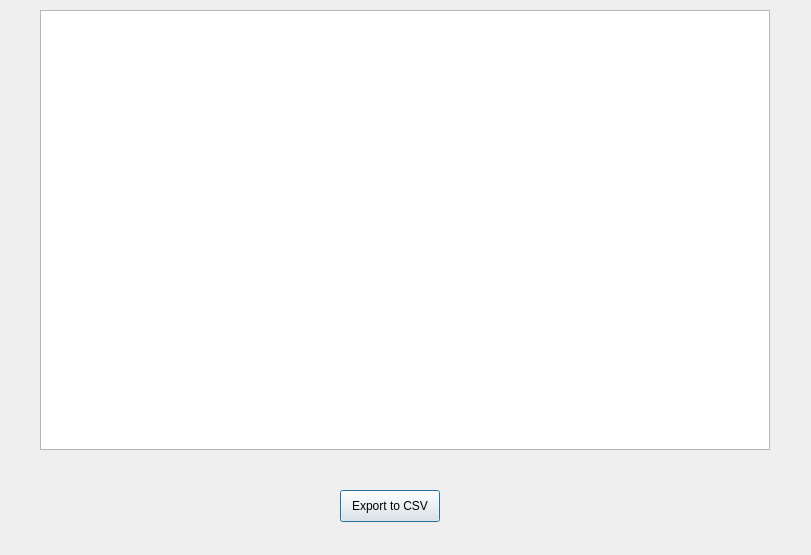
<?xml version="1.0" encoding="UTF-8"?>
<ui version="4.0">
 <class>TableView</class>
 <widget class="QDialog" name="TableView">
  <property name="geometry">
   <rect>
    <x>0</x>
    <y>0</y>
    <width>811</width>
    <height>555</height>
   </rect>
  </property>
  <property name="windowTitle">
   <string>Dialog</string>
  </property>
  <widget class="QTableView" name="tableView">
   <property name="geometry">
    <rect>
     <x>40</x>
     <y>10</y>
     <width>730</width>
     <height>440</height>
    </rect>
   </property>
  </widget>
  <widget class="QPushButton" name="pushButton">
   <property name="geometry">
    <rect>
     <x>340</x>
     <y>490</y>
     <width>100</width>
     <height>32</height>
    </rect>
   </property>
   <property name="text">
    <string>Export to CSV</string>
   </property>
  </widget>
 </widget>
 <resources/>
 <connections/>
</ui>
